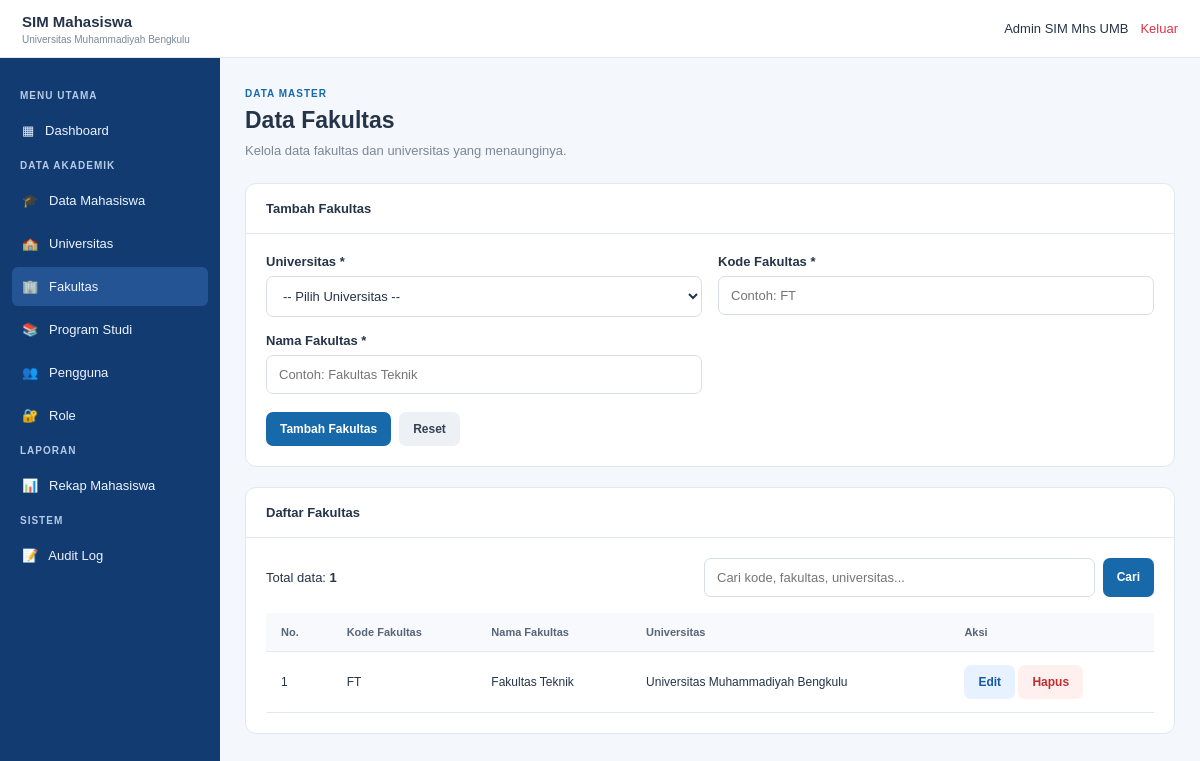
The app's page /fakultas.php (signed in) with its own data.
### tables this page shows
CREATE TABLE `fakultas` (
  `id_fakultas` bigint(20) UNSIGNED NOT NULL,
  `id_universitas` bigint(20) UNSIGNED NOT NULL,
  `kode_fakultas` varchar(20) NOT NULL,
  `nama_fakultas` varchar(200) NOT NULL,
  `created_at` timestamp NOT NULL DEFAULT current_timestamp(),
  `updated_at` timestamp NOT NULL DEFAULT current_timestamp() ON UPDATE current_timestamp()
);

CREATE TABLE `universitas` (
  `id_universitas` bigint(20) UNSIGNED NOT NULL,
  `kode_universitas` varchar(20) NOT NULL,
  `nama_universitas` varchar(200) NOT NULL,
  `slogan` varchar(255) DEFAULT NULL,
  `alamat` text DEFAULT NULL,
  `kota` varchar(100) DEFAULT NULL,
  `provinsi` varchar(100) DEFAULT NULL,
  `kode_pos` varchar(10) DEFAULT NULL,
  `website` varchar(255) DEFAULT NULL,
  `email` varchar(150) DEFAULT NULL,
  `telepon` varchar(50) DEFAULT NULL,
  `created_at` timestamp NOT NULL DEFAULT current_timestamp(),
  `updated_at` timestamp NOT NULL DEFAULT current_timestamp() ON UPDATE current_timestamp()
);

### auth.php (called while the page is built, shortened)
<?php
function e($value)
{
    return htmlspecialchars(
        (string) $value,
        ENT_QUOTES,
        'UTF-8'
    );
}

### fakultas.php (the view, shortened to what this page needs)
<?php
require_once __DIR__ . '/koneksi.php';
require_once __DIR__ . '/auth.php';
$mode = 'tambah';
$kodeFakultas = '';
$namaFakultas = '';
$cari = isset($_GET['cari']) ? trim($_GET['cari']) : '';
if ($cari !== '') {
    $keyword = '%' . $cari . '%';
    $stmtList = $conn->prepare(
        "SELECT f.id_fakultas, f.id_universitas,
                f.kode_fakultas, f.nama_fakultas,
                u.nama_universitas
         FROM fakultas f
         INNER JOIN universitas u
             ON u.id_universitas = f.id_universitas
         WHERE f.kode_fakultas LIKE ?
            OR f.nama_fakultas LIKE ?
            OR u.nama_universitas LIKE ?
         ORDER BY f.id_fakultas DESC"
    );
    $stmtList->bind_param('sss', $keyword, $keyword, $keyword);
} else {
    $stmtList = $conn->prepare(
        "SELECT f.id_fakultas, f.id_universitas,
                f.kode_fakultas, f.nama_fakultas,
                u.nama_universitas
         FROM fakultas f
         INNER JOIN universitas u
             ON u.id_universitas = f.id_universitas
         ORDER BY f.id_fakultas DESC"
    );
}
$daftarFakultas = array();
if ($stmtList) {
    $stmtList->execute();
    $hasil = $stmtList->get_result();
    while ($row = $hasil->fetch_assoc()) {
        $daftarFakultas[] = $row;
    }
} else {
    $error = 'Gagal mengambil daftar fakultas.';
}
?>
<!DOCTYPE html>
<html lang="id">
<head>
</head>
<body>
<header class="topbar">
    <div class="brand">SIM Mahasiswa
        <small>Universitas Muhammadiyah Bengkulu</small>
    </div>
    <div class="top-right">
        <span><?php echo e(isset($_SESSION['nama_lengkap']) ? $_SESSION['nama_lengkap'] : 'Admin'); ?></span>
        <a href="logout.php">Keluar</a>
    </div>
</header>
<aside class="sidebar">
    <div class="menu-heading">MENU UTAMA</div>
    <a class="nav-link" href="dashboard.php">▦ &nbsp; Dashboard</a>
    <div class="menu-heading">DATA AKADEMIK</div>
    <a class="nav-link" href="mahasiswa.php">🎓 &nbsp; Data Mahasiswa</a>
    <a class="nav-link" href="universitas.php">🏫 &nbsp; Universitas</a>
    <a class="nav-link active" href="fakultas.php">🏢 &nbsp; Fakultas</a>
    <a class="nav-link" href="program_studi.php">📚 &nbsp; Program Studi</a>
    <a class="nav-link" href="pengguna.php">👥 &nbsp; Pengguna</a>
    <a class="nav-link" href="role.php">🔐 &nbsp; Role</a>
    <div class="menu-heading">LAPORAN</div>
    <a class="nav-link" href="rekap_mahasiswa.php">📊 &nbsp; Rekap Mahasiswa</a>
    <div class="menu-heading">SISTEM</div>
    <a class="nav-link" href="audit_log.php">📝 &nbsp; Audit Log</a>
</aside>
<main class="main">
    <div class="page-label">DATA MASTER</div>
    <h1>Data Fakultas</h1>
    <div class="subtitle">Kelola data fakultas dan universitas yang menaunginya.</div>
    <section class="panel">
        <div class="panel-heading"><?php echo $mode === 'edit' ? 'Edit Fakultas' : 'Tambah Fakultas'; ?></div>
        <div class="panel-body">
            <form method="post" action="fakultas.php">
                <div class="form-grid">
                    <div class="form-group">
                        <label for="id_universitas">Universitas *</label>
                        <select id="id_universitas" name="id_universitas" required>
                            <option value="">-- Pilih Universitas --</option>
                        </select>
                    </div>
                    <div class="form-group">
                        <label for="kode_fakultas">Kode Fakultas *</label>
                        <input id="kode_fakultas" name="kode_fakultas" maxlength="20"
                            required placeholder="Contoh: FT"
                            value="<?php echo e($kodeFakultas); ?>">
                    </div>
                    <div class="form-group">
                        <label for="nama_fakultas">Nama Fakultas *</label>
                        <input id="nama_fakultas" name="nama_fakultas" maxlength="200"
                            required placeholder="Contoh: Fakultas Teknik"
                            value="<?php echo e($namaFakultas); ?>">
                    </div>
                </div>
                <div class="actions">
                    <button type="submit" class="btn primary">
                        <?php echo $mode === 'edit' ? 'Simpan Perubahan' : 'Tambah Fakultas'; ?>
                    </button>
                    <?php if ($mode === 'edit'): ?>
                        <a class="btn light" href="fakultas.php">Batal</a>
                    <?php else: ?>
                        <button type="reset" class="btn light">Reset</button>
                    <?php endif; ?>
                </div>
            </form>
        </div>
    </section>
    <section class="panel">
        <div class="panel-heading">Daftar Fakultas</div>
        <div class="panel-body">
            <div class="toolbar">
                <span>Total data: <strong><?php echo count($daftarFakultas); ?></strong></span>
                <form class="search" method="get" action="fakultas.php">
                    <input type="search" name="cari" placeholder="Cari kode, fakultas, universitas..."
                        value="<?php echo e($cari); ?>">
                    <button class="btn primary" type="submit">Cari</button>
                </form>
            </div>
            <div class="table-wrap">
                <table>
                    <thead>
                    <tr>
                        <th>No.</th>
                        <th>Kode Fakultas</th>
                        <th>Nama Fakultas</th>
                        <th>Universitas</th>
                        <th>Aksi</th>
                    </tr>
                    </thead>
                    <tbody>
                    <?php if (count($daftarFakultas) > 0): ?>
                        <?php foreach ($daftarFakultas as $i => $f): ?>
                            <tr>
                                <td><?php echo $i + 1; ?></td>
                                <td><?php echo e($f['kode_fakultas']); ?></td>
                                <td><?php echo e($f['nama_fakultas']); ?></td>
                                <td><?php echo e($f['nama_universitas']); ?></td>
                                <td>
                                    <a class="btn edit"
                                       href="fakultas.php?edit=<?php echo (int) $f['id_fakultas']; ?>">Edit</a>
                                    <form class="inline" method="post" action="fakultas.php"
                                        onsubmit="return confirm('Yakin ingin menghapus fakultas ini?');">
                                        <button class="btn delete" type="submit">Hapus</button>
                                    </form>
                                </td>
                            </tr>
                        <?php endforeach; ?>
                    <?php else: ?>
                        <tr><td colspan="5" class="empty">Belum ada data fakultas atau data tidak ditemukan.</td></tr>
                    <?php endif; ?>
                    </tbody>
                </table>
            </div>
        </div>
    </section>
</main>
</body>
</html>

### fakultas.php (style rules this page uses)
* { box-sizing:border-box;margin:0;padding:0 }
:root { --dark:#123b72;--blue:#1769aa;--hover:#245493;--bg:#f4f7fb;--border:#e1e8f0;--text:#263449;--muted:#7c8797 }
body { font-family:Arial,Helvetica,sans-serif;background:var(--bg);color:var(--text);font-size:13px }
.topbar { height:58px;position:fixed;z-index:10;top:0;left:0;right:0;display:flex;align-items:center;justify-content:space-between;padding:0 22px;background:white;border-bottom:1px solid var(--border) }
.brand { font-size:15px;font-weight:bold }
.brand small { display:block;margin-top:4px;color:var(--muted);font-size:10px;font-weight:normal }
.top-right { display:flex;gap:12px;align-items:center }
.top-right a { color:#dc3545;text-decoration:none }
.sidebar { position:fixed;top:58px;bottom:0;left:0;width:220px;overflow-y:auto;background:var(--dark);padding:22px 12px }
.menu-heading { margin:10px 8px;color:#b7cbe6;font-size:10px;font-weight:bold;letter-spacing:1px }
.nav-link { display:block;padding:12px 10px;margin-bottom:4px;border-radius:6px;color:#edf4ff;text-decoration:none }
.nav-link:hover,.nav-link.active { background:var(--hover) }
.main { min-height:100vh;margin-left:220px;padding:88px 25px 30px }
.page-label { margin-bottom:8px;color:var(--blue);font-size:10px;font-weight:bold;letter-spacing:1px }
h1 { font-size:23px;margin-bottom:7px }
.subtitle { margin-bottom:22px;color:var(--muted);line-height:1.5 }
.panel { margin-bottom:20px;overflow:hidden;background:white;border:1px solid var(--border);border-radius:11px }
.panel-heading { padding:17px 20px;border-bottom:1px solid var(--border);font-weight:bold }
.panel-body { padding:20px }
.form-grid { display:grid;grid-template-columns:repeat(2,minmax(0,1fr));gap:16px }
.form-group { display:flex;flex-direction:column;gap:7px }
label { font-weight:bold }
input,select { width:100%;padding:11px 12px;border:1px solid #d5deea;border-radius:7px;background:white;font:inherit;color:var(--text) }
.actions { display:flex;gap:8px;margin-top:18px;flex-wrap:wrap }
.btn { display:inline-block;padding:10px 14px;border:0;border-radius:7px;cursor:pointer;font-size:12px;font-weight:bold;text-decoration:none }
.primary { background:var(--blue);color:white }
.light { background:#edf1f6;color:#344054 }
.edit { background:#e7f1ff;color:#1759a5 }
.delete { background:#fff0f0;color:#bd3030 }
.toolbar { display:flex;justify-content:space-between;align-items:center;gap:12px;margin-bottom:16px;flex-wrap:wrap }
.search { display:flex;gap:8px;max-width:450px;flex:1 }
.search input { min-width:100px }
.table-wrap { overflow-x:auto }
table { width:100%;border-collapse:collapse;white-space:nowrap }
th,td { padding:13px 15px;border-bottom:1px solid var(--border);text-align:left }
th { background:#f7f9fc;color:#596579;font-size:11px }
td { font-size:12px }
.inline { display:inline }

### records on screen
fakultas: kode_fakultas "FT", nama_fakultas "Fakultas Teknik", id_universitas.nama_universitas "Universitas Muhammadiyah Bengkulu"

### other values on screen
isset($_SESSION['nama_lengkap']) ? $_SESSION['nama_lengkap'] : 'Admin' "Admin SIM Mhs UMB"
count($daftarFakultas) "1"
